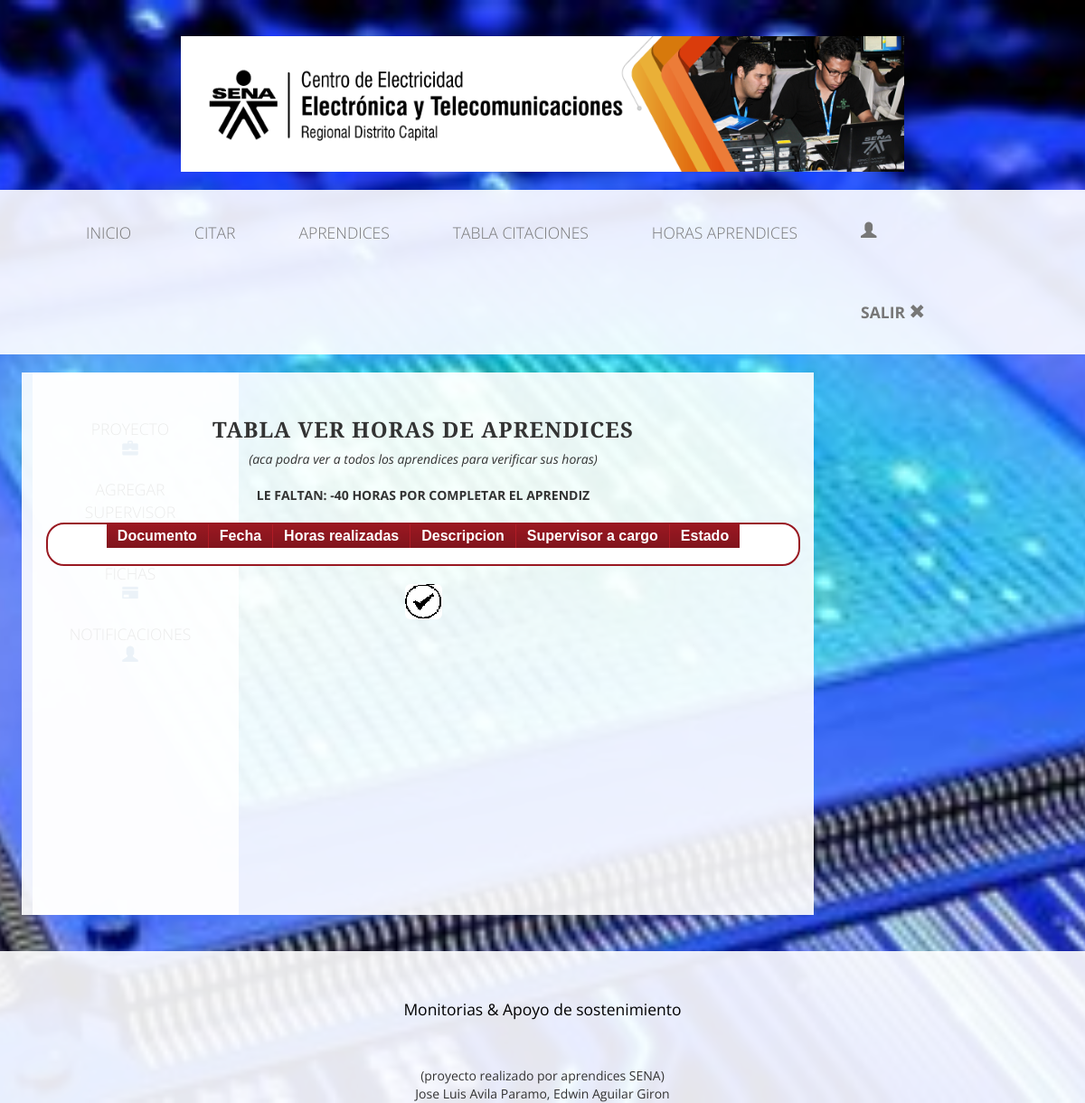
/vista/directivo/veraprendizhorasadmin.php?codigoo=123, run on an earlier commit of the app's database.
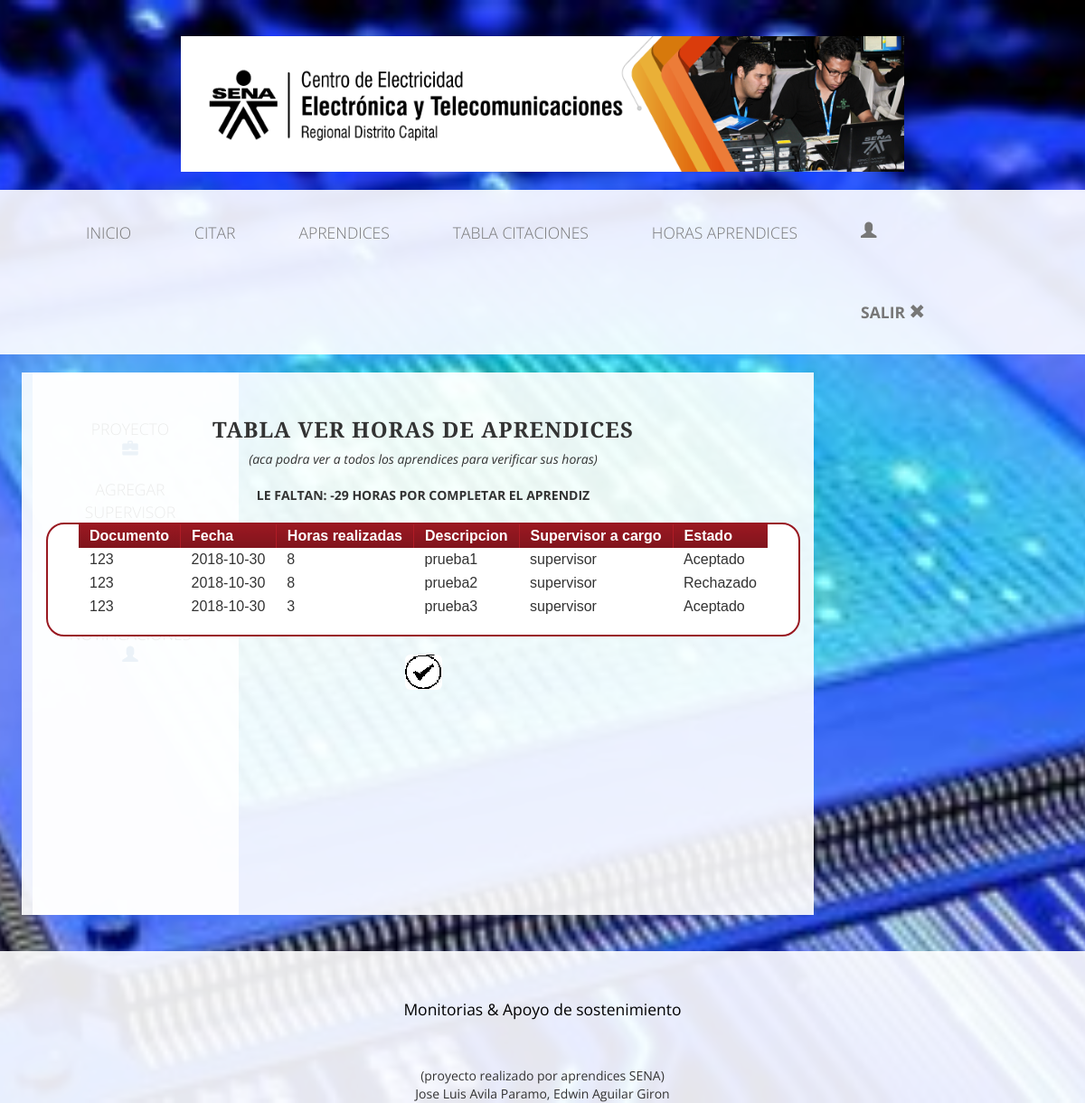
And on a later commit of the database.
### tables this page shows
CREATE TABLE IF NOT EXISTS `horas` (
  `id_horas` int(11) NOT NULL AUTO_INCREMENT,
  `documento` varchar(20) NOT NULL,
  `fecha` date NOT NULL,
  `horas_realizadas` int(11) NOT NULL,
  `descripcion` text NOT NULL,
  `id_usuario` int(11) NOT NULL,
  `id_estado` int(11) NOT NULL,
  `tok` int(11) NOT NULL,
  PRIMARY KEY (`id_horas`)
);

CREATE TABLE IF NOT EXISTS `usuario` (
  `id_usuario` int(11) NOT NULL AUTO_INCREMENT,
  `documento` int(12) NOT NULL,
  `id_tipoDocumento` varchar(20) NOT NULL,
  `nombre` varchar(20) NOT NULL,
  `apellido` varchar(20) NOT NULL,
  `correo` varchar(30) NOT NULL,
  `telefono` varchar(12) NOT NULL,
  `contrasena` varchar(20) NOT NULL,
  `passadmin` varchar(20) NOT NULL,
  `passsuper` varchar(20) NOT NULL,
  `id_sede` varchar(20) NOT NULL,
  `id_programa` varchar(20) NOT NULL,
  `id_ficha` varchar(20) NOT NULL,
  `id_tipoUsuario` varchar(20) NOT NULL,
  `id_rol` varchar(20) NOT NULL,
  `id_estado` varchar(20) NOT NULL,
  PRIMARY KEY (`id_usuario`)
);

CREATE TABLE IF NOT EXISTS `estado` (
  `id_estado` int(11) NOT NULL AUTO_INCREMENT,
  `nombre` varchar(20) NOT NULL,
  PRIMARY KEY (`id_estado`)
);

### vista/directivo/veraprendizhorasadmin.php (called while the page is built, shortened)
<?php
include_once'cabeceraDirecrivo.php';
?>
    <?php
include_once'contenedorDirectivo.php';
?>
<?php
include_once'../../controlador/directivoController/veraprendizhorasadminController.php';
?>
    <?php
include_once'finDirectivo.php';
?>

### controlador/class.horas.php (called while the page is built, shortened)
<?php
class Horas{
	static function imprimirHoras($WHERE){
       	 	$db = new Conexion();
            $sql="SELECT  horas.id_horas, horas.documento, horas.fecha, horas.horas_realizadas, horas.descripcion,
            usuario.nombre as nombresupervisor, estado.nombre as nombreestado , horas.tok
            FROM  horas
            INNER JOIN usuario on horas.id_usuario=usuario.id_usuario
            INNER JOIN estado on horas.id_estado=estado.id_estado
            $WHERE;";
            $datos=$db->query($sql);
            return $datos;
}
static function sumadehoras($WHERE){
		$db = new Conexion();
		$sql = "SELECT SUM(horas_realizadas) as horitas , id_estado , tok FROM horas $WHERE";
		$datos = $db->query($sql);
		return $datos;
}
}
?>

### controlador/directivoController/veraprendizhorasadminController.php (the view, shortened to what this page needs)
<div class="box" id="contenido">
            <center>
                <h3><strong>TABLA VER HORAS DE APRENDICES</strong></h3>
                <em>(aca podra ver a todos los aprendices para verificar sus horas)</em></acronym><br><br>
                <?php
        include_once '../../controlador/class.horas.php';
                    $sql = Horas::sumadehoras("WHERE documento='$_GET[codigoo]' and id_estado=3 and tok=0");
                    $fila=$sql->fetch_assoc();
                    $horitas=$fila['horitas'];
                    $horastotales= 40;
                    $total = $horitas-$horastotales;
                    if ($horitas>=$horastotales) {
                    echo "<b>EL APRENDIZ YA COMPLETO SUS HORAS</b>";
                    }else{
                    echo "<b>LE FALTAN: " .$total. " HORAS POR COMPLETAR EL APRENDIZ</b>";
                    }
                    echo "<br>";
                    echo "<br>";
        $query=Horas::imprimirHoras("WHERE horas.documento='$_GET[codigoo]' and tok=0");
        echo '<div class="datagrid" style="width:100%">';
                echo '<table  id="horas" >';
                    echo'<thead>';
            echo "<th>Documento</th>";
            echo "<th>Fecha</th>";
            echo "<th>Horas realizadas</th>";
            echo "<th>Descripcion</th>";
            echo "<th>Supervisor a cargo</th>";
            echo "<th>Estado</th>";
    ?>
                <?php
        while($arreglo=mysqli_fetch_array($query)){
                echo "<tr class='success'>";
            echo "<td>$arreglo[1]</td>";
            echo "<td>$arreglo[2]</td>";
            echo "<td>$arreglo[3]</td>";
            echo "<td>$arreglo[4]</td>";
            echo "<td>$arreglo[5]</td>";
            echo "<td>$arreglo[6]</td>";
        echo "</tr>";
        }
        echo "</table>";
        echo "<br>";
            ?>
            </center>
            <br>
            <?php
            echo "<a href='../../controlador/prueba.php?codigo=$_GET[codigoo]&codigotok=2'><img src='../../img/aceptar.png' class='img-rounded'/></a>";
            ?>
            <br>
            <br>
            <br />
    </center>

### vista/directivo/cabeceraDirecrivo.php (shortened to what this page needs)
<html lang="es">
<head>
    <link href="../../css/bootstrap.min.css" rel="stylesheet">
    <link href="../../css/estile.css" rel="stylesheet">
    <link href="../../css/business-casual.css" rel="stylesheet">
</head>
<body>
    <br>
    <br>
    <div id="grande">
        <center>
            <div><img src="../../img/inicio.png" width="800px" height="150px"></div><br>
            <nav class="navbar navbar-default" role="navigation">
                <div class="container-fluid">
                    <div class="collapse navbar-collapse" id="bs-example-navbar-collapse-1">
                        <div class="container-fluid">
                            <div class="collapse navbar-collapse" id="bs-example-navbar-collapse-1">
                                <ul class="nav navbar-nav">
                                    <li>
                                        <a href="inicio_directivo.php">Inicio
                                        </a>
                                    </li>
                                    <li>
                                        <a href="consultar_aprendiz.php">citar
                                        </a>
                                    </li>
                                    <li>
                                        <a href="Aprendicess.php">Aprendices
                                        </a>
                                    </li>
                                    <li>
                                        <a href="tablacitaciones.php">Tabla Citaciones
                                        </a>
                                    </li>
                                    <li>
                                        <a href="horasadmin.php"> Horas Aprendices
                                        </a>
                                    </li>
                                    <li>
                                        <a href="updateadmin.php">
                                            <span class="glyphicon glyphicon-user"></a>
                                    </li>
                                    <li class="nav navbar-navl">
                                        <a href="../../controlador/desconectar.php">salir
                                            <span class="glyphicon glyphicon-remove"></a>
                                    </li>
                                </ul>
                            </div>
                        </div>
            </nav>
    </div>

### vista/directivo/contenedorDirectivo.php
<center>
        <div class="box" id="contenedor">
            <br>
            <div class="row-fluid">
                <div class="collapse navbar-collapse" id="bs-example-navbar-collapse-1">
                    <ul class="nav navbar-nav">
                        <center>
                            Proyecto<br>
                            <a href="proyectoadmin.php"><span class="glyphicon glyphicon-briefcase"></a><br><br>
                            Agregar Supervisor<br>
                            <a href="agregarsup.php"><span class="glyphicon glyphicon-apple"></a><br><br>
                            Fichas<br>
                            <a href="agregarficha.php"><span class="glyphicon glyphicon-credit-card">
                            </a><br><br>
                            Notificaciones<br>
                            <a href="#"><span class="glyphicon glyphicon-user"></a><br><br>
                        </center>
                    </ul>
                </div>
            </div>
        </div>

### vista/directivo/finDirectivo.php (shortened to what this page needs)
<br>
    <br>
    <footer>
        <div class="container">
            <div class="row">
                <div class="col-lg-12 text-center">
                    <p>Monitorias & Apoyo de sostenimiento</p>
                    (proyecto realizado por aprendices SENA)<br>
                    Jose Luis Avila Paramo, Edwin Aguilar Giron
                </div>
            </div>
        </div>
    </footer>
</body>
</html>

### css/estile.css (style rules this page uses)
#contenedor { margin-left: 2%; float: left; display: inline-block; width: 20%; height: 600px; }
#contenido { height: 600px; margin-left: 25%; margin-right: 3%; right: 22%; overflow: auto; position: relative; top: 40%; }
.datagrid table { border-collapse: collapse; text-align: left; }
.datagrid { font: normal 12px/150% Geneva, Arial, Helvetica, sans-serif; background: #fff; overflow: hidden; border: 2px solid #991821; -webkit-border-radius: 20px; -moz-border-radius: 20px; border-radius: 20px; }
.datagrid table td, .datagrid table th { padding: 4px 12px; }
.datagrid table thead th { background: -webkit-gradient( linear, left top, left bottom, color-stop(0.05, #991821), color-stop(1, #80141c) ); background: -moz-linear-gradient(center top, #991821 5%, #80141c 100%); filter: progid:DXImageTransform.Microsoft.gradient(startColorstr='#991821', endColorstr='#80141C'); background-color: #991821; color: #ffffff; font-size: 16px; font-weight: bold; border-left: 1px solid #b01c26; }
.datagrid table thead th:first-child { border: none; }

### css/business-casual.css (style rules this page uses)
ul { margin: auto; margin-top: 10px; }
ul li { list-style: none; }
body { font-family: "Open Sans","Helvetica Neue",Helvetica,Arial,sans-serif; background: url(../img/bg.jpg) no-repeat center center fixed; -webkit-background-size: cover; -moz-background-size: cover; background-size: cover; -o-background-size: cover; }
h1, h2, h3, h4, h5, h6 { text-transform: uppercase; font-family: "Josefin Slab","Helvetica Neue",Helvetica,Arial,sans-serif; font-weight: 700; letter-spacing: 1px; }
p { font-size: 1.25em; line-height: 1.6; color: #000; }
.navbar-nav { text-transform: uppercase; font-weight: 20; letter-spacing: 0px; }
.navbar-navl { text-transform: uppercase; font-weight: 700; letter-spacing: 0px; }
.box { padding: 30px 15px; background: #fff; background: rgba(255,255,255,0.9); }
footer { background: #fff; background: rgba(255,255,255,0.9); }
footer p { margin: 0; padding: 50px 0; }
@media screen and (min-width:768px) { .navbar { border-radius: 0; } }
@media screen and (min-width:768px) { .navbar { min-height: 0; } }
@media screen and (min-width:768px) { .navbar-default { border: none; background: #fff; background: rgba(255,255,255,0.9); } }
@media screen and (min-width:768px) { .nav>li>a { padding: 35px; } }
@media screen and (min-width:768px) { .navbar-nav>li>a { line-height: normal; } }
@media screen and (min-width:768px) { .navbar-nav { display: table; float: none; margin: 0 auto; table-layout: fixed; font-size: 1.25em; } }
@media screen and (min-width:1200px) { .box:after { content: ''; display: table; clear: both; } }

What changed in the data, as far as the page shows it:
added horas: documento "123", fecha "2018-10-30", horas_realizadas "8", descripcion "prueba1", id_usuario.nombre "supervisor", id_estado.nombre "Aceptado"
added horas: documento "123", fecha "2018-10-30", horas_realizadas "8", descripcion "prueba2", id_usuario.nombre "supervisor", id_estado.nombre "Rechazado"
added horas: documento "123", fecha "2018-10-30", horas_realizadas "3", descripcion "prueba3", id_usuario.nombre "supervisor", id_estado.nombre "Aceptado"
Also different on the page:
$total: "-40" → "-29"
